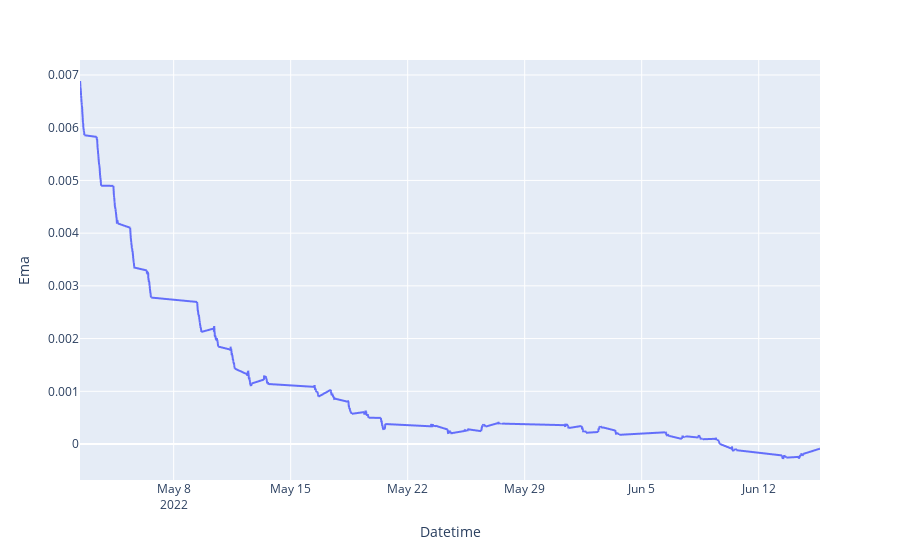

Write notebook code for a chart like this one.
### Code cell
#Plot Ema
fig = px.line(df , y=COIN.columns[6])
fig.show()

### Figure 1 — Plotly figure (JSON) as saved in the notebook; plotly's stock layout.template omitted (floating-point values rounded to 4 significant figures; data arrays with more than 128 entries replaced by an {"elided": "..."} marker saying what was removed)
{"data": [{"hovertemplate": "Datetime=%{x}<br>Ema=%{y}<extra></extra>", "legendgroup": "", "line": {"color": "#636efa", "dash": "solid"}, "marker": {"symbol": "circle"}, "mode": "lines", "name": "", "showlegend": false, "type": "scattergl", "x": {"elided": "2419 str values"}, "xaxis": "x", "y": {"elided": "2419 float values"}, "yaxis": "y"}], "layout": {"legend": {"tracegroupgap": 0}, "margin": {"t": 60}, "xaxis": {"anchor": "y", "domain": [0, 1], "title": {"text": "Datetime"}}, "yaxis": {"anchor": "x", "domain": [0, 1], "title": {"text": "Ema"}}}}
